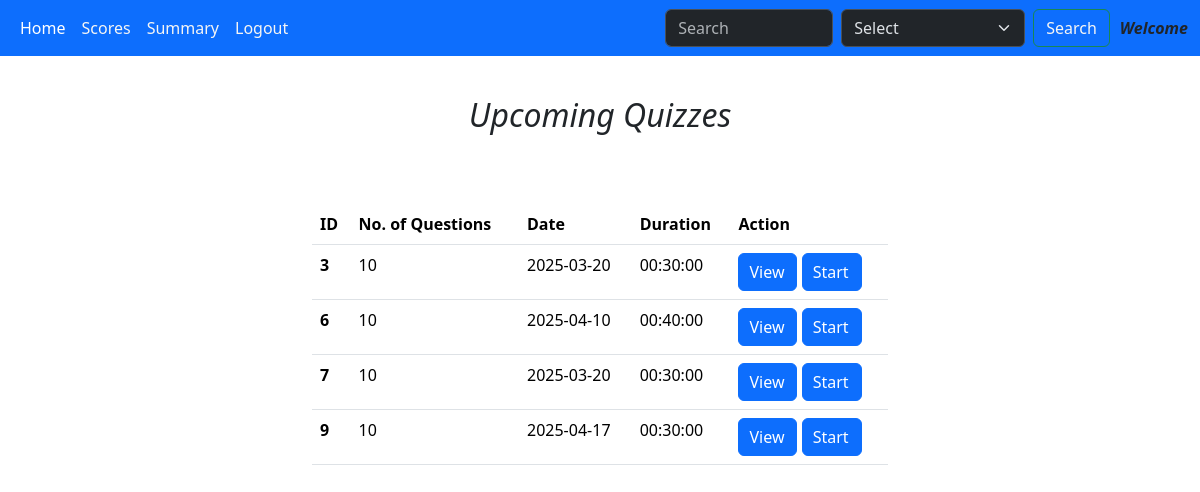
/user_dashboard, run on an earlier commit of the app's database.
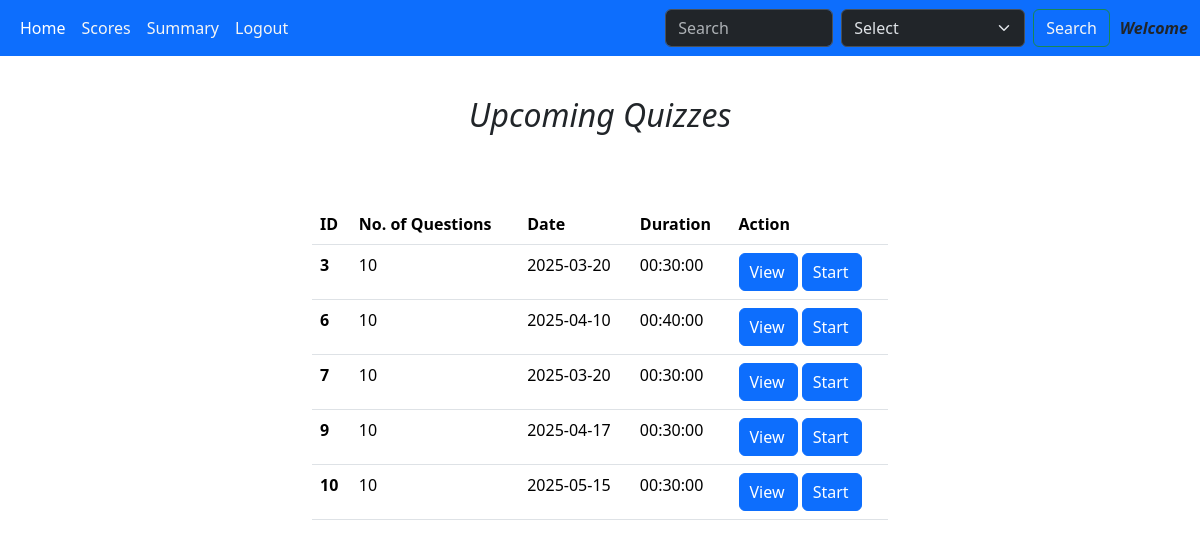
And on a later commit of the database.
### models.py (models this page shows)
class Quiz(db.Model):
    id = db.Column(db.Integer, primary_key = True)
    chapter_id = db.Column(db.Integer, db.ForeignKey('chapter.id'), nullable = False)
    date_of_quiz = db.Column(db.Date, nullable = False)
    time_duration = db.Column(db.Time, nullable = False)
    quiz_attempted = db.Column(db.Integer())
    questions = db.Relationship('Questions', backref = 'quiz')

### app.py (the view)
@app.route('/user_dashboard')
def user_dashboard():
    quizzes = Quiz.query.all()
    user_id = session.get('user_id')
    user_obj = User.query.get(user_id)
    for quiz in quizzes:
        score = Scores.query.filter_by(user_id=user_id, quiz_id=quiz.id).first()
        if not score:
            quiz.quiz_attempted = 0
            db.session.commit()
        else:
            quiz.quiz_attempted = 1
            db.session.commit()
    return render_template('user_dashboard.html', quizzes = quizzes, user_obj = user_obj)

### templates/user_dashboard.html (shortened to what this page needs)
<!DOCTYPE html>
<html lang="en">
<head>
    <link rel="stylesheet" href="/static/style.css">
    <link href="https://cdn.jsdelivr.net/npm/bootstrap@5.3.3/dist/css/bootstrap.min.css"
    rel="stylesheet"
>
</head>
<body>
    <nav class="navbar navbar-expand-lg bg-primary" data-bs-theme="dark">
        <div class="container-fluid">
          <div class="collapse navbar-collapse" id="navbarSupportedContent">
            <ul class="navbar-nav me-auto mb-2 mb-lg-0">
              <li class="nav-item">
                <a class="nav-link active" aria-current="page" href="/user_dashboard">Home</a>
              </li>
              <li class="nav-item">
                <a class="nav-link" href="/scores" style="color:whitesmoke">Scores</a>
              </li>
              <li class="nav-item dropdown">
                <a class="nav-link" href="/summary_user" style="color:whitesmoke">
                  Summary
                </a>
              </li>
              <li class="nav-item">
                <a class="nav-link" style="color:whitesmoke" href="/logout">Logout</a>
              </li>
            </ul>
            <form class="d-flex" role="search" action="/search_user">
              <input class="form-control me-2" type="search" placeholder="Search" aria-label="Search">
              <select class="form-select me-2" aria-label="Default select example">
                <option selected>Select</option>
              </select>
              <button class="btn btn-outline-success" type="submit" style="color:whitesmoke">Search</button>
            </form>
            <span style="text-align:center; margin-left:10px; font-style:italic; font-weight: 700;">Welcome {{ user_obj.name }}</span>
          </div>
        </div>
    </nav>
    <div class="upcoming_quizes">
        <div id="up_quizzes" style="text-align:center; margin-top:8px; font-style:oblique">
            <h2 style="margin:30px;">Upcoming Quizzes</h2>
        </div>
        <div class="container-fluid" style="margin-top:70px;">
            <table class="table caption-top">
                <thead>
                  <tr>
                    <th scope="col">ID</th>
                    <th scope="col">No. of Questions</th>
                    <th scope="col">Date</th>
                    <th scope="col">Duration</th>
                    <th scope="col">Action</th>
                  </tr>
                </thead>
                <tbody>
                  {% for quiz in quizzes %}
                  <tr>
                    <th scope="row">{{quiz.id }}</th>
                    <td>{{ quiz.questions|length }}</td>
                    <td>{{ quiz.date_of_quiz }} </td>
                    <td>{{ quiz.time_duration }}</td>
                    <td><a href="/view/{{ quiz.id }}" class="btn btn-primary" style="padding-left:10px">View</a>
                      <a href="/start_Exam/{{ quiz.id }}" class="btn btn-primary" style="padding-left:10px">Start</a></td>
                  </tr>
                  {% endfor %}
                </tbody>
            </table>
        </div>
    </div>
</body>
</html>

### static/style.css (style rules this page uses)
* { margin:0px; }
.upcoming_quizes { margin:auto; margin-top: 40px; width:600px; border:none; border-radius: 10px; }

What changed in the data, as far as the page shows it:
added Quiz: id "10", questions|length "10", date_of_quiz "2025-05-15", time_duration "00:30:00"
